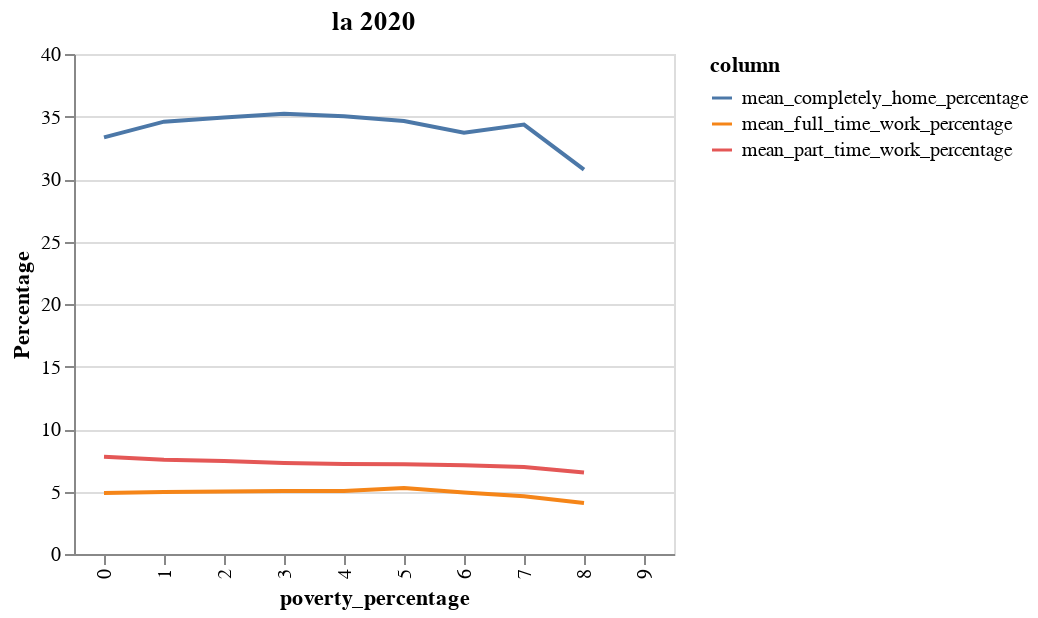

The notebook cell saved with this chart:
### Code cell
#Visualizing data by mobility type

title = '{} {}'.format(city,'2020')
alt.Chart(viz_df, title=title).mark_line().encode(
    x=alt.X('poverty:O', title='poverty_percentage'),
    y=alt.Y('value:Q', type='quantitative', title='Percentage'),
    color='column:N'
).properties(
    width=300,
    height=250
).interactive()

### Figure 1 — Vega-Lite specification as saved in the notebook (floating-point values rounded to 4 significant figures)
{"config": {"view": {"continuousWidth": 400, "continuousHeight": 300}}, "data": {"values": [{"poverty": 0, "column": "mean_completely_home_percentage", "value": 33.33}, {"poverty": 1, "column": "mean_completely_home_percentage", "value": 34.59}, {"poverty": 2, "column": "mean_completely_home_percentage", "value": 34.92}, {"poverty": 3, "column": "mean_completely_home_percentage", "value": 35.21}, {"poverty": 4, "column": "mean_completely_home_percentage", "value": 35.01}, {"poverty": 5, "column": "mean_completely_home_percentage", "value": 34.64}, {"poverty": 6, "column": "mean_completely_home_percentage", "value": 33.7}, {"poverty": 7, "column": "mean_completely_home_percentage", "value": 34.35}, {"poverty": 8, "column": "mean_completely_home_percentage", "value": 30.75}, {"poverty": 9, "column": "mean_completely_home_percentage", "value": NaN}, {"poverty": 0, "column": "mean_full_time_work_percentage", "value": 4.887}, {"poverty": 1, "column": "mean_full_time_work_percentage", "value": 4.959}, {"poverty": 2, "column": "mean_full_time_work_percentage", "value": 4.994}, {"poverty": 3, "column": "mean_full_time_work_percentage", "value": 5.048}, {"poverty": 4, "column": "mean_full_time_work_percentage", "value": 5.048}, {"poverty": 5, "column": "mean_full_time_work_percentage", "value": 5.284}, {"poverty": 6, "column": "mean_full_time_work_percentage", "value": 4.924}, {"poverty": 7, "column": "mean_full_time_work_percentage", "value": 4.614}, {"poverty": 8, "column": "mean_full_time_work_percentage", "value": 4.088}, {"poverty": 9, "column": "mean_full_time_work_percentage", "value": NaN}, {"poverty": 0, "column": "mean_part_time_work_percentage", "value": 7.777}, {"poverty": 1, "column": "mean_part_time_work_percentage", "value": 7.538}, {"poverty": 2, "column": "mean_part_time_work_percentage", "value": 7.445}, {"poverty": 3, "column": "mean_part_time_work_percentage", "value": 7.276}, {"poverty": 4, "column": "mean_part_time_work_percentage", "value": 7.192}, {"poverty": 5, "column": "mean_part_time_work_percentage", "value": 7.178}, {"poverty": 6, "column": "mean_part_time_work_percentage", "value": 7.096}, {"poverty": 7, "column": "mean_part_time_work_percentage", "value": 6.96}, {"poverty": 8, "column": "mean_part_time_work_percentage", "value": 6.518}, {"poverty": 9, "column": "mean_part_time_work_percentage", "value": NaN}]}, "mark": "line", "encoding": {"color": {"type": "nominal", "field": "column"}, "x": {"type": "ordinal", "field": "poverty", "title": "poverty_percentage"}, "y": {"type": "quantitative", "field": "value", "title": "Percentage"}}, "height": 250, "selection": {"selector002": {"type": "interval", "bind": "scales", "encodings": ["x", "y"]}}, "title": "la 2020", "width": 300, "$schema": "https://vega.github.io/schema/vega-lite/v4.8.1.json"}
